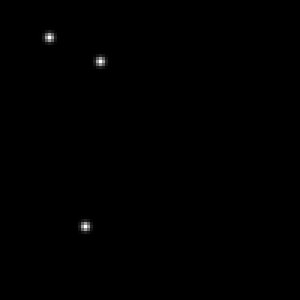
#> input picture scripts/location_comparison_summary.png, 100 x 100 px, shrunk from 3963 x 2944 before the run (shown 3 times larger)
$ python fits_to_csv.py 100 3 1.0 ../../scripts/location_comparison_summary.png ../../scripts/location_comparison_summary.png
#> lines starting #> are read from the running program, lines starting #| are printed output that depends on the picture
import numpy as np
from astropy.io import fits
import matplotlib.pyplot as plt
import math
import sys

def generate_fits(grid_size, num_sources,source_sigma, output_file):
    # Crée une grille avec un bruit de fond gaussien
#> called with grid_size = 100, num_sources = 3, source_sigma = 1
    data = np.random.normal(loc=0.0, scale=0.000, size=(grid_size, grid_size))

    # Paramètres de la source
    source_amplitude = 12.0   # Intensité de la source
    #source_sigma = 18.0       # Largeur de la gaussienne (en pixels)

    FOV_DEGREES =1;
    cell_size = (FOV_DEGREES * math.pi) / (180.0 * grid_size)

    # Génère des sources aléatoires
    for _ in range(num_sources):
        x = np.random.randint(0, grid_size)
        y = np.random.randint(0, grid_size)

        # Crée une source gaussienne
        for i in range(grid_size):
            for j in range(grid_size):
                data[i, j] += source_amplitude * np.exp(-((i - x)**2 + (j - y)**2) / (2 * source_sigma**2))

    # Crée le fichier FITS avec les métadonnées
    hdu = fits.PrimaryHDU(data)

    # Met à jour l'en-tête avec les infos physiques
    hdu.header['CDELT1'] = -cell_size / np.sqrt(2)  # Taille du pixel en degrés (axe x)
    hdu.header['CDELT2'] = cell_size / np.sqrt(2)   # Taille du pixel en degrés (axe y)
    hdu.header['CRPIX1'] = grid_size / 2    # Pixel de référence (centre)
    hdu.header['CRPIX2'] = grid_size / 2
    hdu.header['CRVAL1'] = 0.0         # Coordonnée centrale en degrés
    hdu.header['CRVAL2'] = 0.0
    hdu.header['CTYPE1'] = 'RA---SIN'  # Type de projection
    hdu.header['CTYPE2'] = 'DEC--SIN'

    hdul = fits.HDUList([hdu])

    # Sauvegarde le fichier FITS
    hdul.writeto(output_file, overwrite=True)
    print(f"Fichier FITS généré : {output_file}")
    print("Max pos in true sky:", np.unravel_index(np.argmax(data), data.shape))

    # Affiche l'image
    plt.figure(figsize=(6, 6))
    plt.imshow(data, cmap='viridis', origin='lower',
               extent=[-grid_size * cell_size / 2, grid_size * cell_size / 2,
                       -grid_size * cell_size / 2, grid_size * cell_size / 2])
    plt.colorbar(label='Flux (unités arbitraires)')
    plt.title(f'Simulated Radio Image with {num_sources} Sources')
    plt.xlabel('Right Ascension (degrees)')
    plt.ylabel('Declination (degrees)')
    plt.show()
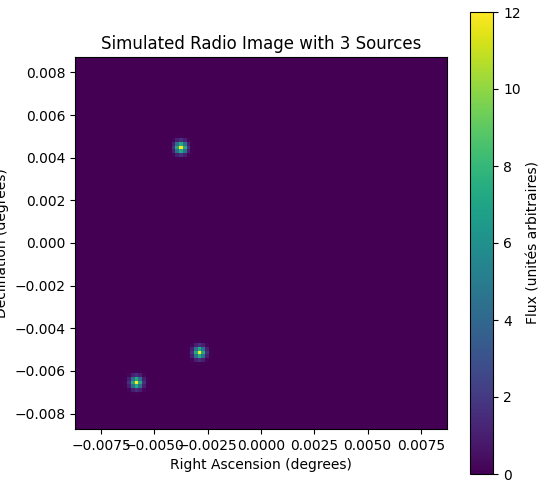
#> figure drawn by matplotlib, 2 panels

def generate_csv(fits_file, csv_file):
    hdul = fits.open(fits_file)  # Ouvre le fichier FITS
#> hdul = 1 item
    # Accéder au premier HDU (Primary HDU), y'en a qu'un de toute façon
    gt_hdu = hdul[0]
    data = gt_hdu.data
#> (the run stopped early here; a loop or call above may not have finished)
